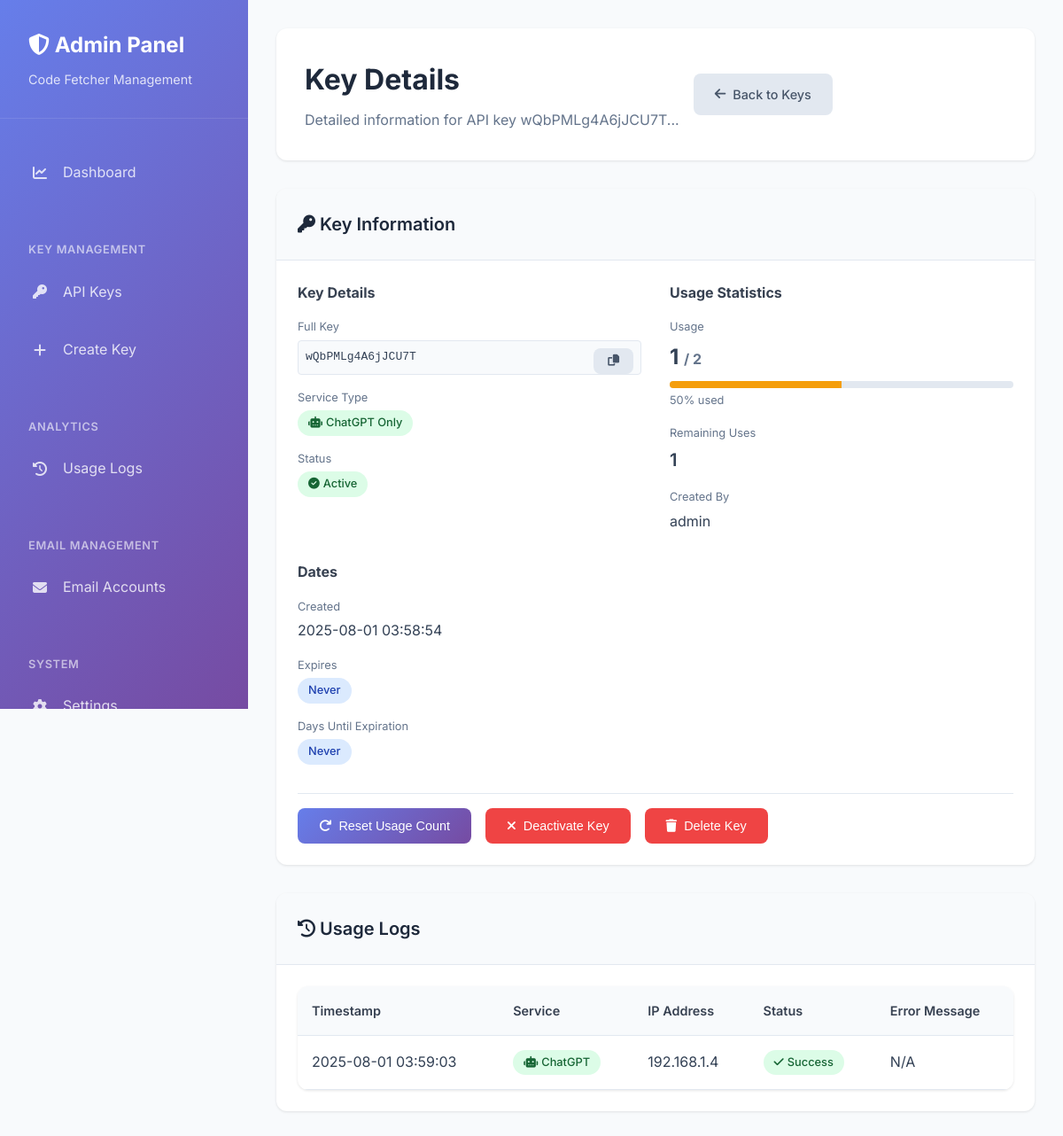
/admin/keys/6 (signed in), run on the app's committed database.
### merged_code_fetcher/database.py (models this page shows, shortened)
class ApiKey(db.Model):
    __tablename__ = 'api_keys'
    id = db.Column(db.Integer, primary_key=True)
    key = db.Column(db.String(32), unique=True, nullable=False)
    service_type = db.Column(db.String(20), nullable=False)  # 'netflix', 'chatgpt', or 'both'
    usage_limit = db.Column(db.Integer, nullable=False, default=1)
    current_usage = db.Column(db.Integer, default=0)
    created_at = db.Column(db.DateTime, default=datetime.utcnow)
    expires_at = db.Column(db.DateTime, nullable=True)
    is_active = db.Column(db.Boolean, default=True)
    created_by = db.Column(db.Integer, db.ForeignKey('admin_users.id'), nullable=False)
    usage_logs = db.relationship('UsageLog', backref='api_key', lazy=True, cascade='all, delete-orphan')
    creator = db.relationship('AdminUser', backref='created_keys')
    def get_remaining_uses(self):
        return max(0, self.usage_limit - self.current_usage)

class AdminUser(UserMixin, db.Model):
    __tablename__ = 'admin_users'
    id = db.Column(db.Integer, primary_key=True)
    username = db.Column(db.String(80), unique=True, nullable=False)
    password_hash = db.Column(db.String(120), nullable=False)
    created_at = db.Column(db.DateTime, default=datetime.utcnow)
    is_active = db.Column(db.Boolean, default=True)

class UsageLog(db.Model):
    __tablename__ = 'usage_logs'
    id = db.Column(db.Integer, primary_key=True)
    key_id = db.Column(db.Integer, db.ForeignKey('api_keys.id'), nullable=False)
    service_used = db.Column(db.String(20), nullable=False)  # 'netflix' or 'chatgpt'
    timestamp = db.Column(db.DateTime, default=datetime.utcnow)
    ip_address = db.Column(db.String(45), nullable=True)  # IPv6 can be up to 45 chars
    success = db.Column(db.Boolean, default=True)
    error_message = db.Column(db.Text, nullable=True)

### merged_code_fetcher/admin.py (the view)
@admin_bp.route('/keys/<int:key_id>')
@login_required
def key_details(key_id):
    key = ApiKey.query.get_or_404(key_id)
    page = request.args.get('page', 1, type=int)
    logs = UsageLog.query.filter_by(key_id=key_id).order_by(
        desc(UsageLog.timestamp)
    ).paginate(page=page, per_page=50, error_out=False)
    return render_template('admin/key_details.html', key=key, logs=logs)

### merged_code_fetcher/app.py (called while the page is built)
@login_manager.user_loader
def load_user(user_id):
    return AdminUser.query.get(int(user_id))

@app.context_processor
def inject_current_year():
    return {'current_year': datetime.now().year}

### merged_code_fetcher/templates/admin/key_details.html (shortened to what this page needs)
{% extends "admin/base.html" %}
{% block content %}
<div class="content-header">
    <div>
        <h1 class="page-title">Key Details</h1>
        <p class="page-subtitle">Detailed information for API key {{ key.key[:16] }}...</p>
    </div>
    <div class="header-actions">
        <a href="{{ url_for('admin.keys') }}" class="btn btn-secondary">
            <i class="fas fa-arrow-left"></i>
            Back to Keys
        </a>
    </div>
</div>
<div class="card" style="margin-bottom: 2rem;">
    <div class="card-header">
        <h3 class="card-title">
            <i class="fas fa-key"></i>
            Key Information
        </h3>
    </div>
    <div class="card-body">
        <div style="display: grid; grid-template-columns: repeat(auto-fit, minmax(300px, 1fr)); gap: 2rem;">
            <div>
                <h4 style="margin-bottom: 1rem; color: #374151;">Key Details</h4>
                <div style="display: flex; flex-direction: column; gap: 1rem;">
                    <div>
                        <div style="font-size: 0.8rem; color: #64748b; margin-bottom: 0.25rem;">Full Key</div>
                        <div style="font-family: monospace; background: #f8fafc; padding: 0.5rem; border-radius: 4px; border: 1px solid #e2e8f0; word-break: break-all;">
                            {{ key.key }}
                            <button class="btn btn-sm btn-secondary" style="float: right;" onclick="copyKey('{{ key.key }}')">
                                <i class="fas fa-copy"></i>
                            </button>
                        </div>
                    </div>
                    <div>
                        <div style="font-size: 0.8rem; color: #64748b; margin-bottom: 0.25rem;">Service Type</div>
                        <div>
                            {% if key.service_type == 'netflix' %}
                                <span class="badge badge-danger">
                                    <i class="fab fa-netflix"></i>
                                    Netflix Only
                                </span>
                            {% elif key.service_type == 'chatgpt' %}
                                <span class="badge badge-success">
                                    <i class="fas fa-robot"></i>
                                    ChatGPT Only
                                </span>
                            {% else %}
                                <span class="badge badge-info">
                                    <i class="fas fa-globe"></i>
                                    Both Services
                                </span>
                            {% endif %}
                        </div>
                    </div>
                    <div>
                        <div style="font-size: 0.8rem; color: #64748b; margin-bottom: 0.25rem;">Status</div>
                        <div>
                            {% if key.is_active %}
                                <span class="badge badge-success">
                                    <i class="fas fa-check-circle"></i>
                                    Active
                                </span>
                            {% else %}
                                <span class="badge badge-danger">
                                    <i class="fas fa-times-circle"></i>
                                    Inactive
                                </span>
                            {% endif %}
                        </div>
                    </div>
                </div>
            </div>
            <div>
                <h4 style="margin-bottom: 1rem; color: #374151;">Usage Statistics</h4>
                <div style="display: flex; flex-direction: column; gap: 1rem;">
                    <div>
                        <div style="font-size: 0.8rem; color: #64748b; margin-bottom: 0.25rem;">Usage</div>
                        <div style="font-size: 1.5rem; font-weight: 700;">
                            {{ key.current_usage }} <span style="font-size: 1rem; color: #64748b;">/ {{ key.usage_limit }}</span>
                        </div>
                        {% set usage_percentage = (key.current_usage / key.usage_limit * 100) | int if key.usage_limit > 0 else 0 %}
                        <div style="height: 8px; background: #e2e8f0; border-radius: 4px; overflow: hidden; margin-top: 0.5rem;">
                            <div style="height: 100%; background: {% if usage_percentage < 50 %}#10b981{% elif usage_percentage < 80 %}#f59e0b{% else %}#ef4444{% endif %}; width: {{ usage_percentage }}%;"></div>
                        </div>
                        <div style="font-size: 0.8rem; color: #64748b; margin-top: 0.25rem;">
                            {{ usage_percentage }}% used
                        </div>
                    </div>
                    <div>
                        <div style="font-size: 0.8rem; color: #64748b; margin-bottom: 0.25rem;">Remaining Uses</div>
                        <div style="font-size: 1.25rem; font-weight: 600;">
                            {{ key.get_remaining_uses() }}
                        </div>
                    </div>
                    <div>
                        <div style="font-size: 0.8rem; color: #64748b; margin-bottom: 0.25rem;">Created By</div>
                        <div>{{ key.creator.username if key.creator else 'Unknown' }}</div>
                    </div>
                </div>
            </div>
            <div>
                <h4 style="margin-bottom: 1rem; color: #374151;">Dates</h4>
                <div style="display: flex; flex-direction: column; gap: 1rem;">
                    <div>
                        <div style="font-size: 0.8rem; color: #64748b; margin-bottom: 0.25rem;">Created</div>
                        <div>{{ key.created_at.strftime('%Y-%m-%d %H:%M:%S') }}</div>
                    </div>
                    <div>
                        <div style="font-size: 0.8rem; color: #64748b; margin-bottom: 0.25rem;">Expires</div>
                        <div>
                            {% if key.expires_at %}
                                {{ key.expires_at.strftime('%Y-%m-%d %H:%M:%S') }}
                                {% if key.expires_at <= now() %}
                                    <span class="badge badge-warning" style="margin-left: 0.5rem;">Expired</span>
                                {% endif %}
                            {% else %}
                                <span class="badge badge-info">Never</span>
                            {% endif %}
                        </div>
                    </div>
                    <div>
                        <div style="font-size: 0.8rem; color: #64748b; margin-bottom: 0.25rem;">Days Until Expiration</div>
                        <div>
                            {% if key.expires_at %}
                                {% set days_left = ((key.expires_at - now()).days) | int %}
                                <span class="{% if days_left < 0 %}text-danger{% elif days_left < 7 %}text-warning{% else %}text-success{% endif %}">
                                    {{ days_left }} days
                                </span>
                            {% else %}
                                <span class="badge badge-info">Never</span>
                            {% endif %}
                        </div>
                    </div>
                </div>
            </div>
        </div>
        <div style="display: flex; gap: 1rem; margin-top: 2rem; padding-top: 1rem; border-top: 1px solid #e2e8f0;">
            <button class="btn btn-primary" onclick="resetUsage({{ key.id }})">
                <i class="fas fa-redo"></i>
                Reset Usage Count
            </button>
            <button class="btn {% if key.is_active %}btn-danger{% else %}btn-success{% endif %}" onclick="toggleKey({{ key.id }})">
                <i class="fas fa-{% if key.is_active %}times{% else %}check{% endif %}"></i>
                {% if key.is_active %}Deactivate{% else %}Activate{% endif %} Key
            </button>
            <button class="btn btn-danger" onclick="deleteKey({{ key.id }})">
                <i class="fas fa-trash"></i>
                Delete Key
            </button>
        </div>
    </div>
</div>
<div class="card">
    <div class="card-header">
        <h3 class="card-title">
            <i class="fas fa-history"></i>
            Usage Logs
        </h3>
    </div>
    <div class="card-body">
        {% if logs.items %}
        <div class="table-container">
            <table class="table">
                <thead>
                    <tr>
                        <th>Timestamp</th>
                        <th>Service</th>
                        <th>IP Address</th>
                        <th>Status</th>
                        <th>Error Message</th>
                    </tr>
                </thead>
                <tbody>
                    {% for log in logs.items %}
                    <tr>
                        <td>{{ log.timestamp.strftime('%Y-%m-%d %H:%M:%S') }}</td>
                        <td>
                            {% if log.service_used == 'netflix' %}
                                <span class="badge badge-danger">
                                    <i class="fab fa-netflix"></i>
                                    Netflix
                                </span>
                            {% elif log.service_used == 'chatgpt' %}
                                <span class="badge badge-success">
                                    <i class="fas fa-robot"></i>
                                    ChatGPT
                                </span>
                            {% endif %}
                        </td>
                        <td>{{ log.ip_address or 'N/A' }}</td>
                        <td>
                            {% if log.success %}
                                <span class="badge badge-success">
                                    <i class="fas fa-check"></i>
                                    Success
                                </span>
                            {% else %}
                                <span class="badge badge-danger">
                                    <i class="fas fa-times"></i>
                                    Failed
                                </span>
                            {% endif %}
                        </td>
                        <td>{{ log.error_message or 'N/A' }}</td>
                    </tr>
                    {% endfor %}
                </tbody>
            </table>
        </div>
        {% else %}
        <div style="text-align: center; padding: 2rem; color: #64748b;">
            <i class="fas fa-inbox" style="font-size: 3rem; margin-bottom: 1rem; opacity: 0.5;"></i>
            <p>No usage logs found for this key</p>
        </div>
        {% endif %}
    </div>
</div>
{% endblock %}

### merged_code_fetcher/templates/admin/base.html (style rules this page uses)
* { margin: 0; padding: 0; box-sizing: border-box; }
body { font-family: 'Inter', sans-serif; background: #f8fafc; color: #334155; line-height: 1.6; }
.content-header { background: white; border-radius: 12px; padding: 2rem; margin-bottom: 2rem; box-shadow: 0 1px 3px rgba(0, 0, 0, 0.1); display: flex; justify-content: between; align-items: center; flex-wrap: wrap; gap: 1rem; }
.page-title { font-size: 2rem; font-weight: 700; color: #1e293b; margin-bottom: 0.5rem; }
.page-subtitle { color: #64748b; font-size: 1rem; }
.header-actions { display: flex; gap: 1rem; align-items: center; }
.btn { display: inline-flex; align-items: center; gap: 0.5rem; padding: 0.75rem 1.5rem; border: none; border-radius: 8px; font-size: 0.9rem; font-weight: 500; text-decoration: none; cursor: pointer; transition: all 0.3s ease; }
.btn-primary { background: linear-gradient(135deg, #667eea, #764ba2); color: white; }
.btn-secondary { background: #e2e8f0; color: #475569; }
.btn-danger { background: #ef4444; color: white; }
.btn-sm { padding: 0.5rem 1rem; font-size: 0.8rem; }
.card { background: white; border-radius: 12px; box-shadow: 0 1px 3px rgba(0, 0, 0, 0.1); overflow: hidden; }
.card-header { padding: 1.5rem; border-bottom: 1px solid #e2e8f0; background: #f8fafc; }
.card-title { font-size: 1.25rem; font-weight: 600; color: #1e293b; }
.card-body { padding: 1.5rem; }
.table-container { background: white; border-radius: 12px; overflow: hidden; box-shadow: 0 1px 3px rgba(0, 0, 0, 0.1); }
.table { width: 100%; border-collapse: collapse; }
.table th, .table td { padding: 1rem; text-align: left; border-bottom: 1px solid #e2e8f0; }
.table th { background: #f8fafc; font-weight: 600; color: #374151; font-size: 0.9rem; }
.badge { display: inline-flex; align-items: center; gap: 0.25rem; padding: 0.25rem 0.75rem; border-radius: 20px; font-size: 0.8rem; font-weight: 500; }
.badge-success { background: #dcfce7; color: #166534; }
.badge-info { background: #dbeafe; color: #1e40af; }

### data on the page
ApiKey: key "wQbPMLg4A6jJCU7T", current_usage "1", usage_limit "2", get_remaining_uses "1", created_at "2025-08-01 03:58:54"
AdminUser: creator "admin"
UsageLog: timestamp "2025-08-01 03:59:03", service_used "chatgpt" (drawn), ip_address "192.168.1.4", success True (drawn), error_message "N/A"

### other printed values
{{ usage_percentage }} "50"
